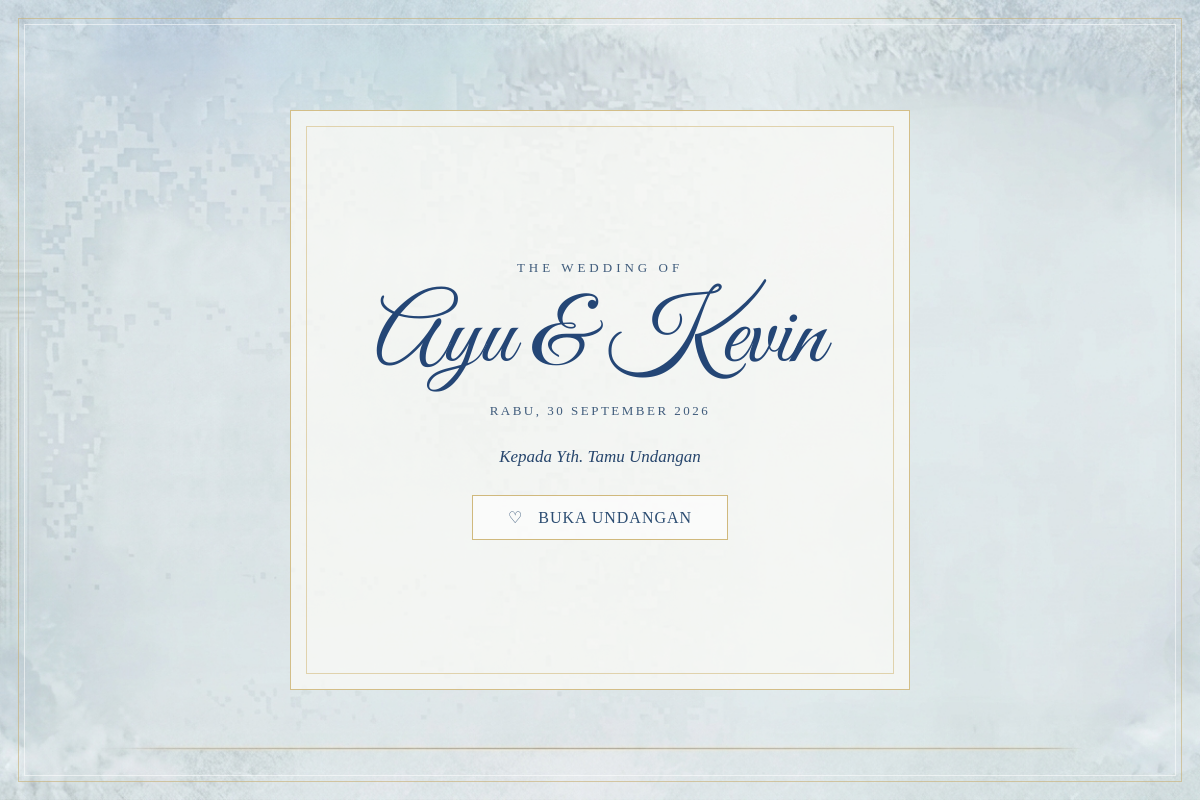
The page / on the database its author committed.
### tables this page shows
CREATE TABLE `mempelai` (
  `id_mempelai` int NOT NULL,
  `nama_wanita` varchar(100) NOT NULL,
  `nama_pria` varchar(100) NOT NULL,
  `ortu_wanita` varchar(150) DEFAULT NULL,
  `ortu_pria` varchar(150) DEFAULT NULL,
  `pesan_aturan` text,
  `foto_wanita` varchar(255) DEFAULT NULL,
  `foto_pria` varchar(255) DEFAULT NULL,
  `foto_cover` varchar(255) DEFAULT NULL
);

CREATE TABLE `acara` (
  `id_acara` int NOT NULL,
  `id_mempelai` int DEFAULT NULL,
  `jenis_acara` enum('Akad Nikah','Resepsi') NOT NULL,
  `tanggal_acara` varchar(100) DEFAULT NULL,
  `waktu_acara` varchar(50) DEFAULT NULL,
  `nama_tempat` varchar(150) DEFAULT NULL,
  `alamat` text,
  `link_maps` varchar(255) DEFAULT NULL
);

### index.php (the view, shortened to what this page needs)
<?php
include 'koneksi.php';
$result_mempelai = mysqli_query($conn, "SELECT * FROM mempelai WHERE id_mempelai = 1");
$mempelai = mysqli_fetch_assoc($result_mempelai);
$result_akad = mysqli_query($conn, "SELECT * FROM acara WHERE id_mempelai = 1 AND jenis_acara = 'Akad Nikah'");
$akad = mysqli_fetch_assoc($result_akad);
?>
<!DOCTYPE html>
<html lang="id">
<head>
    <link rel="stylesheet" href="style.css">
</head>
<body>
    <section class="page cover" id="cover">
        <div class="cover-card">
            <div class="small-caps">THE WEDDING OF</div>
            <h1 class="script cover-name">
                <?= $mempelai['nama_wanita'] ?> & <?= $mempelai['nama_pria'] ?>
            </h1>
            <div class="date-caps">
                <?= strtoupper($akad['tanggal_acara']) ?>
            </div>
            <p class="guest-text">Kepada Yth. Tamu Undangan</p>
            <button id="btn-buka" class="button light-button">
                ♡ &nbsp; BUKA UNDANGAN
            </button>
        </div>
    </section>
</body>
</html>

### style.css (style rules this page uses)
* { box-sizing: border-box; }
html { scroll-behavior: smooth; }
body { margin: 0; color: #27466d; font-family: "Cormorant Garamond", Georgia, serif; background: #dfe7e9; }
button, input, textarea, select { font: inherit; }
.page { position: relative; width: 100%; min-height: 100vh; padding: 70px; overflow: hidden; display: flex; align-items: center; justify-content: center; background: url("images/bg.jpg") center center / cover no-repeat; }
.page::before { content: ""; position: absolute; inset: 18px; border: 1px solid rgba(201, 178, 124, 0.65); pointer-events: none; }
.page::after { content: ""; position: absolute; inset: 24px; border: 1px solid rgba(255, 255, 255, 0.55); pointer-events: none; }
.page>* { position: relative; z-index: 2; }
.script { font-family: "Great Vibes", "Brush Script MT", cursive; font-weight: 400; color: #244676; }
.small-caps { font-size: 13px; letter-spacing: 4px; color: #405c7c; }
.date-caps { font-size: 13px; letter-spacing: 2.5px; color: #405c7c; }
.button { border: 1px solid #d0b97d; padding: 12px 35px; color: #2c4d72; background: rgba(255, 255, 255, 0.62); cursor: pointer; letter-spacing: 1px; transition: background 0.2s ease, transform 0.2s ease; }
.cover { min-height: 100vh; }
.cover-card { position: relative; width: min(620px, 90%); min-height: 580px; padding: 80px; display: flex; flex-direction: column; align-items: center; justify-content: center; text-align: center; background: rgba(250, 250, 246, 0.77); border: 1px solid #d3be88; }
.cover-card::before { content: ""; position: absolute; inset: 15px; border: 1px solid #e0d2ac; pointer-events: none; }
.cover-name { margin: 20px 0; font-size: clamp(72px, 8vw, 108px); line-height: 0.9; }
.guest-text { margin: 28px 0; font-size: 17px; font-style: italic; }
.light-button { min-width: 230px; }
#cover { transition: opacity 0.8s ease-out; }

### rows shown on the page
mempelai: nama_wanita "Ayu", nama_pria "Kevin"
acara: tanggal_acara "RABU, 30 SEPTEMBER 2026"
